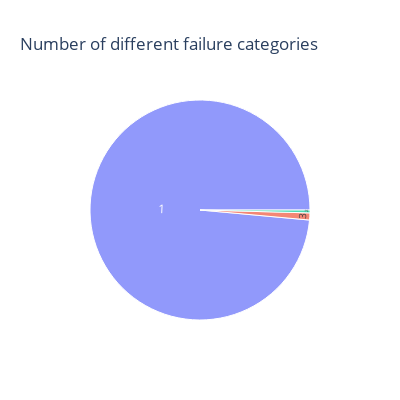

Notebook source saved alongside this figure:
### Code cell
sun = px.sunburst(df_copy1, path= ['Failure'], title = 'Number of different failure categories',
                  width = 400, height = 400)
sun.show()

### Figure 1 — Plotly figure (JSON) as saved in the notebook; plotly's stock layout.template omitted (floating-point values rounded to 4 significant figures)
{"data": [{"branchvalues": "total", "domain": {"x": [0, 1], "y": [0, 1]}, "hovertemplate": "labels=%{label}<br>count=%{value}<br>parent=%{parent}<br>id=%{id}<extra></extra>", "ids": ["1", "2", "3"], "labels": ["1", "2", "3"], "name": "", "parents": ["", "", ""], "type": "sunburst", "values": [2565, 11, 27]}], "layout": {"height": 400, "legend": {"tracegroupgap": 0}, "title": {"text": "Number of different failure categories"}, "width": 400}}
